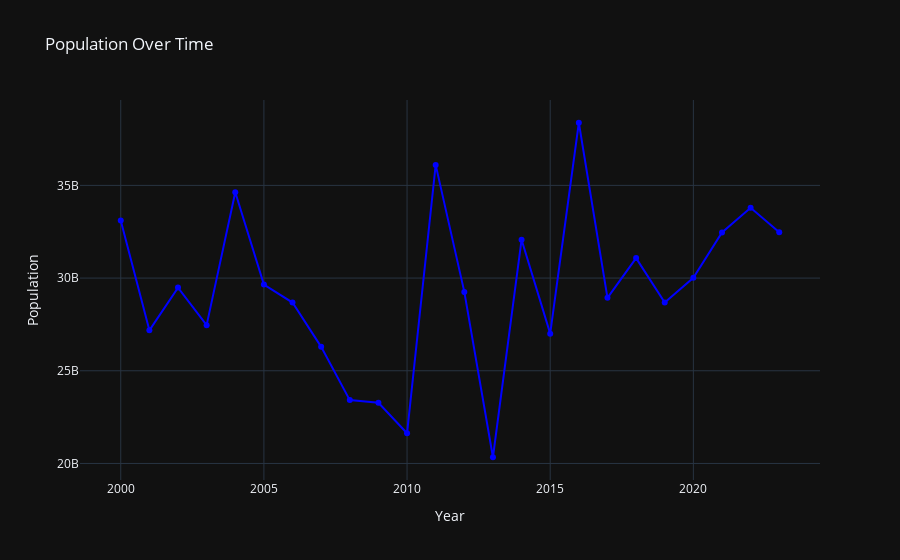
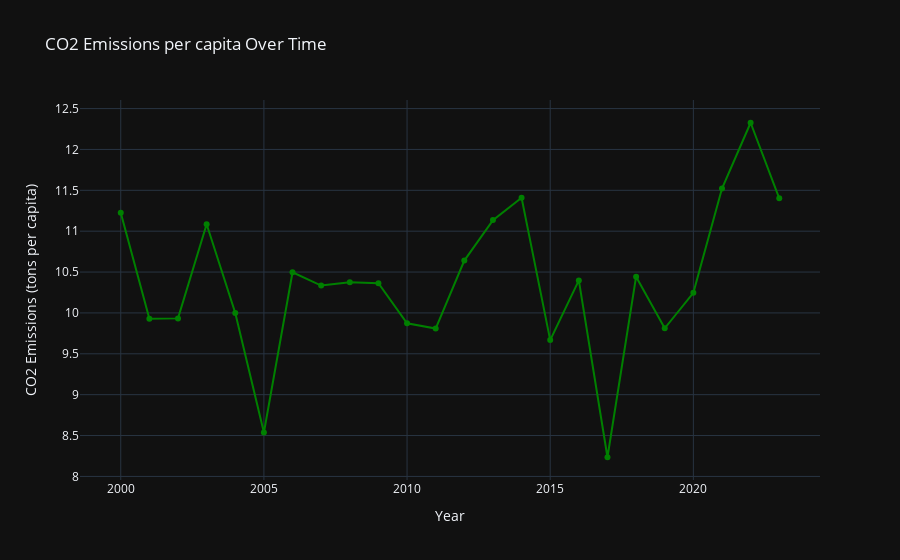
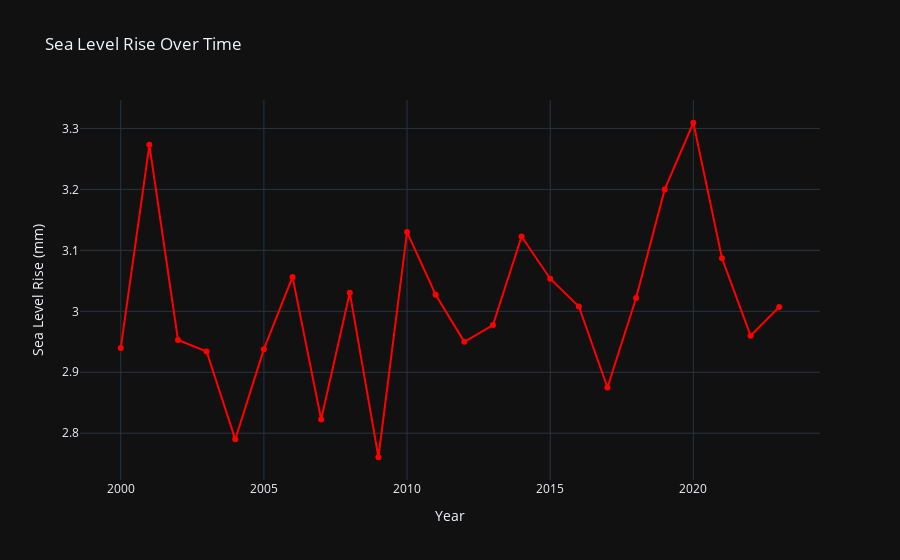

Write notebook code for charts like these, in order.
### Markdown cell above
The code below plots three separate interactive charts: Population over time, CO2 emission per capita over time and Sea level rise over time

### Code cell
# Check the original DataFrame before grouping
print(df.columns)

# Group by 'Year' and aggregate the necessary columns
df_grouped = df.groupby("Year", as_index=False).agg({
    'Population': 'sum',  # Make sure to aggregate the 'Population' column
    'CO2_Emissions_tons_per_capita': 'mean',
    'Sea_Level_Rise_mm': 'mean'
})

# Reset index to ensure 'Year' is a column (if it becomes an index during grouping)
df_grouped = df_grouped.reset_index()

# Check if 'Year' and 'Population' are now available as columns
print(df_grouped.columns)

# Plot for Population
fig_population = go.Figure()
fig_population.add_trace(go.Scatter(x=df_grouped["Year"], y=df_grouped["Population"],
                                    mode='lines+markers', name='Population',
                                    line=dict(color='blue')))

fig_population.update_layout(
    title="Population Over Time",
    xaxis_title="Year",
    yaxis_title="Population",
    template="plotly_dark"
)

# Show the Population plot
fig_population.show()

# Plot for CO2 Emissions per capita
fig_co2 = go.Figure()
fig_co2.add_trace(go.Scatter(x=df_grouped["Year"], y=df_grouped["CO2_Emissions_tons_per_capita"],
                             mode='lines+markers', name='CO2 Emissions per capita',
                             line=dict(color='green')))

fig_co2.update_layout(
    title="CO2 Emissions per capita Over Time",
    xaxis_title="Year",
    yaxis_title="CO2 Emissions (tons per capita)",
    template="plotly_dark"
)

# Show the CO2 Emissions plot
fig_co2.show()

# Plot for Sea Level Rise
fig_sea_level = go.Figure()
fig_sea_level.add_trace(go.Scatter(x=df_grouped["Year"], y=df_grouped["Sea_Level_Rise_mm"],
                                  mode='lines+markers', name='Sea Level Rise (mm)',
                                  line=dict(color='red')))

fig_sea_level.update_layout(
    title="Sea Level Rise Over Time",
    xaxis_title="Year",
    yaxis_title="Sea Level Rise (mm)",
    template="plotly_dark"
)

# Show the Sea Level Rise plot
fig_sea_level.show()

### Figure 1 — Plotly figure (JSON) as saved in the notebook; plotly's stock layout.template omitted (floating-point values rounded to 4 significant figures)
{"data": [{"line": {"color": "blue"}, "mode": "lines+markers", "name": "Population", "type": "scatter", "x": [2000, 2001, 2002, 2003, 2004, 2005, 2006, 2007, 2008, 2009, 2010, 2011, 2012, 2013, 2014, 2015, 2016, 2017, 2018, 2019, 2020, 2021, 2022, 2023], "y": [33106874222, 27180550508, 29486389681, 27462195566, 34627216578, 29647998512, 28680281598, 26291359545, 23417013819, 23271445680, 21627532211, 36106019344, 29255979125, 20335400441, 32072245827, 27003922941, 38379863043, 28933562411, 31078209629, 28678995974, 30013257563, 32463947580, 33791232105, 32471552710]}], "layout": {"title": {"text": "Population Over Time"}, "xaxis": {"title": {"text": "Year"}}, "yaxis": {"title": {"text": "Population"}}}}

### Figure 2 — Plotly figure (JSON) as saved in the notebook; plotly's stock layout.template omitted (floating-point values rounded to 4 significant figures)
{"data": [{"line": {"color": "green"}, "mode": "lines+markers", "name": "CO2 Emissions per capita", "type": "scatter", "x": [2000, 2001, 2002, 2003, 2004, 2005, 2006, 2007, 2008, 2009, 2010, 2011, 2012, 2013, 2014, 2015, 2016, 2017, 2018, 2019, 2020, 2021, 2022, 2023], "y": [11.22, 9.929, 9.933, 11.09, 10, 8.538, 10.5, 10.33, 10.38, 10.36, 9.873, 9.809, 10.64, 11.14, 11.41, 9.667, 10.4, 8.234, 10.44, 9.812, 10.25, 11.52, 12.33, 11.4]}], "layout": {"title": {"text": "CO2 Emissions per capita Over Time"}, "xaxis": {"title": {"text": "Year"}}, "yaxis": {"title": {"text": "CO2 Emissions (tons per capita)"}}}}

### Figure 3 — Plotly figure (JSON) as saved in the notebook; plotly's stock layout.template omitted (floating-point values rounded to 4 significant figures)
{"data": [{"line": {"color": "red"}, "mode": "lines+markers", "name": "Sea Level Rise (mm)", "type": "scatter", "x": [2000, 2001, 2002, 2003, 2004, 2005, 2006, 2007, 2008, 2009, 2010, 2011, 2012, 2013, 2014, 2015, 2016, 2017, 2018, 2019, 2020, 2021, 2022, 2023], "y": [2.94, 3.273, 2.953, 2.934, 2.79, 2.938, 3.056, 2.823, 3.031, 2.761, 3.13, 3.027, 2.95, 2.977, 3.123, 3.053, 3.008, 2.875, 3.022, 3.2, 3.309, 3.087, 2.96, 3.007]}], "layout": {"title": {"text": "Sea Level Rise Over Time"}, "xaxis": {"title": {"text": "Year"}}, "yaxis": {"title": {"text": "Sea Level Rise (mm)"}}}}
